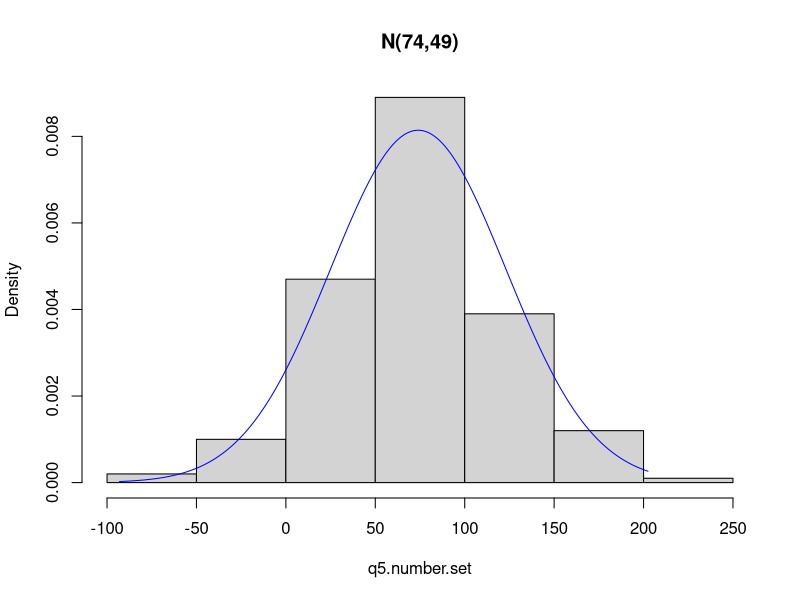

Reproduce this figure in R.
#which question's code to activate
q1a = F
q1b = F
q2 = F
q3a = F
q3b = F
q3c = F
q4a = F
q4b = F
q4c = F
q4d = F
q4e = F
q5 = T
#question 1 
#a
toss.coin <- function(Prob, times){ # perform "tossing" for unfair weight coin, Prob is the probability for get head, times is the total tossing times
  result = c()
  head.sum = 0
  probabilities = c(Prob, 1 - Prob) #(probability for head, probability for tail)
  for (toss.time in 1:times){
    head.sum = head.sum + sample(c(1,0), 1,T,probabilities)
    result[length(result) + 1]  =  head.sum / toss.time
  }
  return(result)
}

if(q1a){ # for activate code only for this question, no meaning. 
  #codes for do tossing and plot for question 1a
  toss.outcome = toss.coin(1/5, 3)
  plot(toss.outcome,type = "l",col = "red",xlab = "nth toss", ylab = "frequency", main = "toss outcome")
}

#b
if(q1b){
  toss.outcome = toss.coin(Prob = 1/5,times = 1000)
  plot(toss.outcome,type = "l",col = "red",xlab = "nth toss", ylab = "frequency", main = "toss outcome")
}

#question 2
if(q2){
  s = sample(c(0,2,4,6),1000,T,c(0.3,0.2,0.2,0.3))
  m = mean(s)
  v = var(s)
  sd = sqrt(v)
  print(paste("mean: ", m))
  print(paste("variance: ", v, " standard deviation: ", sd))
  
}

#question 3 
#a 
if(q3a){
  print(paste("p(Y=5) = ", dbinom(5, 8, 0.5)))
}
#b 
if(q3b){
  p1 = pbinom(3, 8, 0.5) - dbinom(3, 8, 0.5)#probability for question 1, p(Y <= 3) - p(y = 3)
  p2 = 1 - pbinom(6, 8, 0.5)#probability for question 2, 1 - p(y <= 6)
  print(paste("p(Y < 3) = ", p1))
  print(paste("p(Y > 6) = ", p2))
}
#c
if(q3c){
  probabilities = c()
  for(n in 0:8){ #calculate the probabilities for get certain amount of successes in 8 trial
    probabilities[n+1] = dbinom(n,8,0.5)
  }
  sample.set = table(sample(c(0:8),5000,T,probabilities))
  barplot(sample.set, main="binomial(8,0.5)")
  
}

#question 4
#a
if(q4a){
  print(paste("p(x < 50) = ", pnorm(50,74,7)))
}
#b
if(q4b){
  print(paste("p(x > 90) = ", pnorm(90,74,7,F)))
}
#c
if(q4c){
  print(paste("p(60 < x < 80) = ", pnorm(80,74,7) - pnorm(60,74,7)))
}
#d
if(q4d){
  print(paste("while p(x) = 0.75, x = ", qnorm(0.75,74,7)))
}
#e
if(q4e){
  print(paste("while p(x) = 0.90, x = ", qnorm(0.90,74,7)))
}

#question 5
if(q5){
  q5.number.set = rnorm(200,74,49)
  hist(q5.number.set,main = "N(74,49)",freq = F)
  x = seq(min(q5.number.set),max(q5.number.set),0.5) #all the numbers covered by the histogram
  lines(x,dnorm(x,74,49),col = "blue")
}

